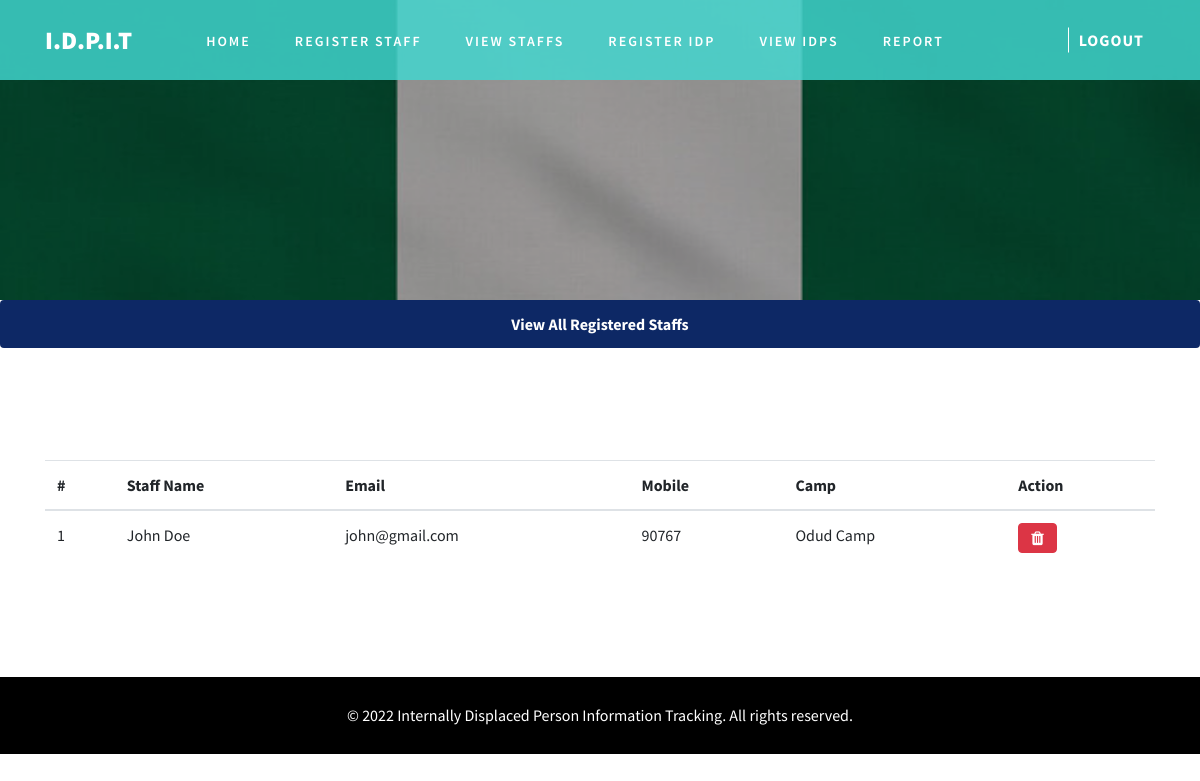
The app's page /pages/view_staff.php (signed in) with its own data.
### tables this page shows
CREATE TABLE `staff` (
  `email` varchar(30) NOT NULL,
  `fullname` varchar(40) NOT NULL,
  `mobile` varchar(15) NOT NULL,
  `camp` varchar(30) NOT NULL
);

CREATE TABLE `camp` (
  `campid` int(11) NOT NULL,
  `camp_name` varchar(60) NOT NULL,
  `address` text NOT NULL,
  `state` varchar(30) NOT NULL,
  `lga` varchar(30) NOT NULL,
  `admin_fullname` varchar(30) NOT NULL,
  `email` varchar(30) NOT NULL,
  `mobile` varchar(15) NOT NULL
);

### resources/sessions.php (called while the page is built, shortened)
<?php
class Sessions {
    private $DB_USER = "root";
    private $DB_PASSWORD = "";
    private $DB_DSN = "mysql:host=localhost;dbname=idpinformation";
    private function getConnection() {
        try {
            $conn = new PDO($this->DB_DSN, $this->DB_USER, $this->DB_PASSWORD);
            return $conn;
        } catch (Exception $ex) {
            echo $ex->getMessage();
        }
    }
    public function getSingleCamp($campid) {
        try {
            $conn = $this->getConnection();
            $query = "SELECT * FROM camp WHERE campid = ?";
            $ps = $conn->prepare($query);
            $ps->bindParam(1, $campid);
            $ps->execute();
            $result = $ps->fetchAll();
            $res = NULL;
            foreach ($result as $r) {
                $res = $r;
            }
            return $res;
        } catch (Exception $ex) {
            echo $ex->getMessage();
        }
    }
    public function getAllStaffByCamp($camp) {
        try {
            $conn = $this->getConnection();
            $query = "SELECT * FROM staff WHERE camp = ?";
            $ps = $conn->prepare($query);
            $ps->bindParam(1, $camp);
            $ps->execute();
            return $ps->fetchAll();
        } catch (Exception $ex) {
            echo $ex->getMessage();
        }
    }
}

### pages/view_staff.php (the view, shortened to what this page needs)
<?php
include '../resources/sessions.php';
$ses = new Sessions();
$camp = isset($_SESSION['camp']) ? $_SESSION['camp'] : "";
?>
<!DOCTYPE html>
<html lang="zxx">
    <head>
        <link href="../css/bootstrap.min.css" type="text/css" rel="stylesheet" media="all">
        <link href="../css/style.css" type="text/css" rel="stylesheet" media="all">
        <link href="../css/font-awesome.min.css" rel="stylesheet">
    </head>
    <body>
        <?php include '../resources/header.php'; ?>
        <div class="inner-banner-w3ls" style="background-image: url('../images/nigeria.jpg');">
        </div>
        <nav aria-label="breadcrumb">
            <ol class="breadcrumb d-flex justify-content-center bg-theme">
                <li class="breadcrumb-item active text-white font-weight-bold" aria-current="page">
                    View All Registered Staffs
                </li>
            </ol>
        </nav>
        <section class="contact-w3pvt py-lg-5">
            <div class="container py-md-5">
                <div class="row">
                    <div class="col-12 mx-auto">
                        <div class="register-top1 ">
                            <div class="row">
                                <div class="col-md-12">
                                    <table class="table table-hover">
                                        <thead>
                                            <tr>
                                                <th>#</th>
                                                <th>Staff Name</th>
                                                <th>Email</th>
                                                <th>Mobile</th>
                                                <th>Camp</th>
                                                <th>Action</th>
                                            </tr>
                                        </thead>
                                        <tbody>
                                            <?php
                                            $sn = 1;
                                            $all_staffs = $ses->getAllStaffByCamp($camp);
                                            foreach ($all_staffs as $single_staff) {
                                                $s_camp = $ses->getSingleCamp($single_staff['camp']);
                                                ?>
                                                <tr>
                                                    <td><?php echo $sn ?></td>
                                                    <td><?php echo $single_staff['fullname'] ?></td>
                                                    <td><?php echo $single_staff['email'] ?></td>
                                                    <td><?php echo $single_staff['mobile'] ?></td>
                                                    <td><?php echo $s_camp['camp_name'] ?></td>
                                                    <td>
                                                        <form method="post" onsubmit="return confirm('Comfirm Delete!')">
                                                            <button name="del" class="btn btn-danger fa fa-trash"></button>
                                                        </form>
                                                    </td>
                                                </tr>
                                                <?php
                                                $sn++;
                                            }
                                            ?>
                                        </tbody>
                                    </table>
                                </div>
                            </div>
                        </div>
                    </div>
                </div>
            </div>
        </section>
        <?php include '../resources/footer.php'; ?>
    </body>
</html>

### css/style.css (style rules this page uses)
body { font-family: 'Source Sans Pro', sans-serif; background: #fff; }
.bg-theme { background: #0d2865 !important; color: #fff; }
.inner-banner-w3ls { background: url(../images/inner.jpg) no-repeat center; -webkit-background-size: cover; -moz-background-size: cover; -o-background-size: cover; -ms-background-size: cover; background-size: cover; min-height: 300px; position: relative; }
.inner-banner-w3ls:before { background: rgba(0, 0, 0, 0.37); position: absolute; content: ''; width: 100%; height: 100%; left: 0; top: 0; }

### records on screen
staff: fullname "John Doe", email "john@gmail.com", mobile "90767", camp.camp_name "Odud Camp"

### other values on screen
$header_ses->APP_SYMBOL "I.D.P.I.T"
$footer_ses->APP_TITLE "Internally Displaced Person Information Tracking"
